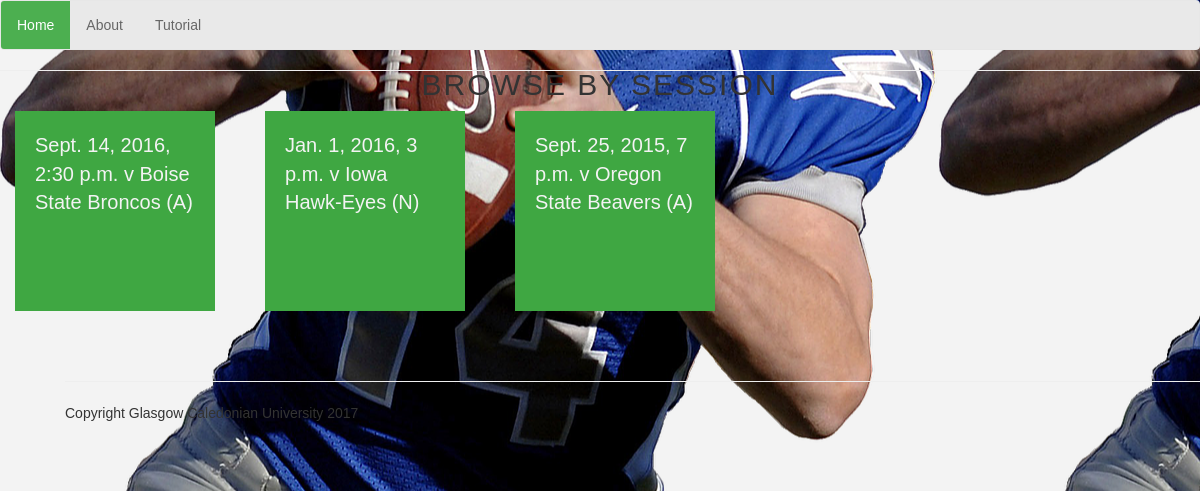
The app's page /, older data.
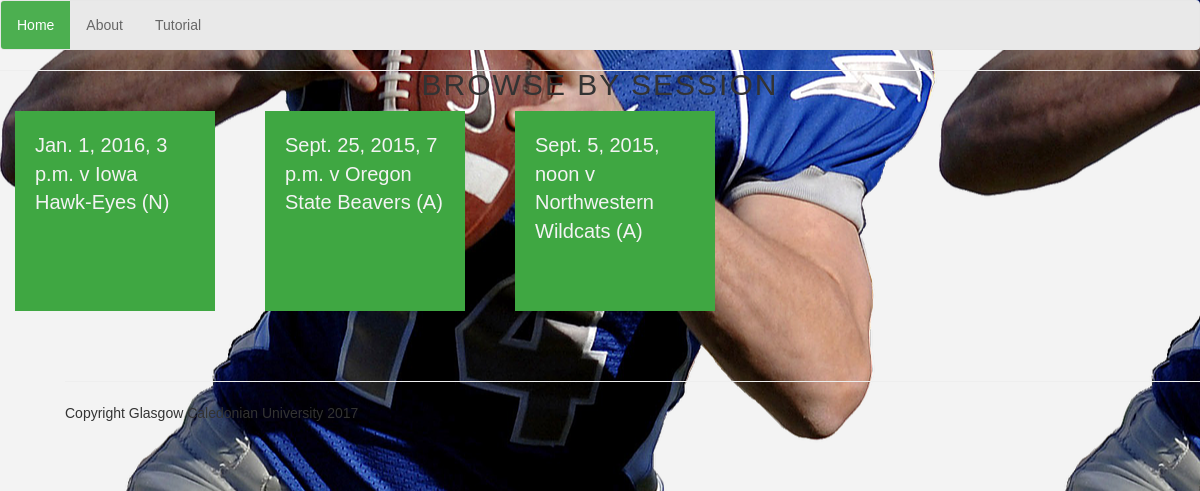
The same page, newer data.
### project/models.py (models this page shows)
class Game(models.Model):
    HOME = 'H'
    AWAY = 'A'
    NEUTRAL = 'N'
    VENUE_CHOICES = (
        (HOME, 'Home'),
        (AWAY, 'Away'),
        (NEUTRAL, 'Neutral Venue')
    )
    DRAW = 'D',
    WIN = 'W',
    LOSS = 'L'
    OUTCOMES = (
        (WIN, 'Win'),
        (DRAW, 'Tie'),
        (LOSS, 'Loss')
    )
    date_time = models.DateTimeField('Game Date')
    team = models.ForeignKey(Team, on_delete=models.CASCADE)
    opponent = models.CharField(max_length=50)
    venue = models.CharField(max_length=1, choices=VENUE_CHOICES)
    result = models.CharField(max_length=1, choices=OUTCOMES, null=True)
    points_for = models.IntegerField(null=True)
    points_against = models.IntegerField(null=True)
    def __str__(self):
        return "v %s (%s)" % (self.opponent, self.venue)

### project/views.py (the view)
# urls.py: url(r'^$', views.index, name='index'),
def index(request):
    game_list = Game.objects.order_by('-date_time')
    context = {
        'game_list': game_list,
    }
    return render(request, 'project/home.html', context)

### project/templates/project/home.html
{% extends 'project/base.html' %}
{% block content %}
    <span class="switch"><h2>Browse By Session</h2></span>
{% if game_list %}
    {% for game in game_list %}
        <a class='main-link' href="session/{{ game.id }}">
            <div class="col-sm-3 main-link">
            {{ game.date_time }} {{ game }}
            </div>
        </a>
    {% endfor %}
{% endif %}
{% endblock %}

Row changes from the older to the newer data that the page shows:
removed Game: date_time "Sept. 14, 2016, 2:30 p.m.", opponent+venue "v Boise State Broncos (A)"
added Game: date_time "Sept. 5, 2015, noon", opponent+venue "v Northwestern Wildcats (A)"
